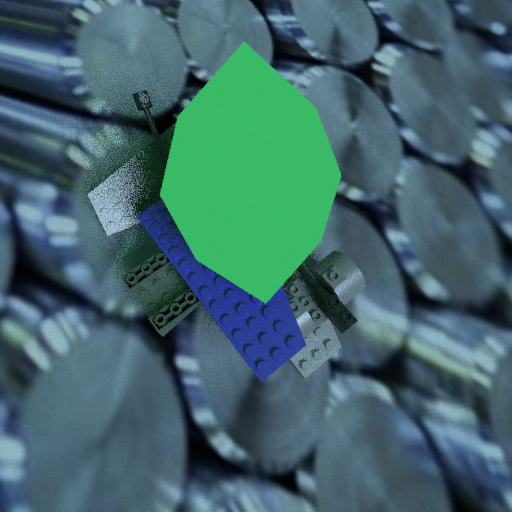
#> input picture cvscripts/calib_data/calib.png, 512 x 512 px
$ python -i cv_utils.py   (imports and definitions only)
#> lines starting #> are read from the running program, lines starting #| are printed output that depends on the picture; after the words box and inside, x2 and y2 are one past the last pixel; in counts of white or black regions, pixels touching at a corner belong together
import numpy as np
import json
import re
import math
import cv2
from matplotlib import pyplot as plt


def getContourMaxArea(contours):

    maxi, maxa = 0,0

    for i,e in enumerate(contours):
        a = cv2.contourArea(e)
        if maxa <= a:
            maxa = a
            maxi = i

    return maxi,maxa


def listContourChildren(index, hierarchy, contours, minArea = 4):

    if (hierarchy is None):
        return []

    hierarchy = hierarchy[0]
    nexti = hierarchy[index][2]

    holes = []

    while nexti != -1:
        cur = contours[nexti]

        if cv2.contourArea(cur) >= 4:
            holes.append(cur)

        nexti = hierarchy[nexti][0]

    return holes


# [23 lines left out: function getComboMask, not called in this run]


def getCentroids(cnts):

    r = []
    for cnt in cnts:
        M = cv2.moments(cnt)
        cX = int(M["m10"] / M["m00"])
        cY = int(M["m01"] / M["m00"])
        r.append((cX,cY))

    return r


def sortHist(hist):

    histlist = list(enumerate(hist))
    sortedhist = sorted(histlist, key=lambda s: 254 - s[1][0])

    return sortedhist


def getRange(hist, index):

    lower = 0
    higher = 0

    for i in range(1,4):
        nextone = index - i
        lower = nextone + 1

        if hist[nextone] >= hist[lower]:
            break

    for i in range(1,4):
        nextone = index + i
        higher = nextone - 1

        if hist[nextone] >= hist[higher]:
            break

    return lower, higher


def getStuds(img, show=False):

    contours, hierarchy = cv2.findContours(img.astype(np.dtype('uint8')), cv2.RETR_TREE, cv2.CHAIN_APPROX_SIMPLE)
    index, cnt = getContourMaxArea(contours)

    children = listContourChildren(index, hierarchy, contours)
    roids = getCentroids(children)

    if show:
        rgb = cv2.cvtColor(img.astype(np.dtype("float32")), cv2.COLOR_GRAY2RGB)

        for roid in roids:
            cv2.circle(rgb, roid, 8, (0, 100, 160), 2)

        plt.imshow(rgb/255)
        plt.show()

    return roids


def getSurface(img,rank,buckets=35,show=False):

    img1 = cv2.bilateralFilter(img, 2, 900, 100)

    hist = cv2.calcHist([img1],[0],None,[buckets],[3,254])
    sortedhist = sortHist(hist)

    index = sortedhist[rank][0]

    lower, higher = getRange(hist, index)
    lower = int(lower/buckets * 254)
    higher = int(higher/buckets * 254)

    threshed = cv2.inRange(img1, lower, higher)
    num, output, stats, centroids = cv2.connectedComponentsWithStats(threshed, connectivity=8)

    num -= 1
    sizes = stats[1:, -1];
    min_size = 20

    img2 = np.zeros((output.shape))


    #for every component in the image, you keep it only if it's above min_size
    for i in range(0, num):
        if sizes[i] >= min_size:
            img2[output == i + 1] = 255

    img2 = cv2.medianBlur(img2.astype(np.uint8), 3)

    if show:

        plt.imshow(img2, cmap="gray")
        plt.show()

    return img2.astype(np.dtype("uint8"))


def testForHoles(surf, minholes=2, show=False):
    #surf = cv2.bilateralFilter(surf, 2, 900, 100)

    num, output, stats, centroids = cv2.connectedComponentsWithStats(surf, connectivity=8)

    sizes = stats[1:, -1];
    num -= 1


    maxsize = 0
    maxone = 0

    img2 = np.zeros((output.shape))

    for i in range(0, num):
        if sizes[i] >= maxsize:
            maxone = i
            maxsize = sizes[i]

    img2[output == maxone + 1] = 255

    #contours, hierarchy = cv2.findContours(img2.astype(np.dtype('uint8')), cv2.RETR_TREE, cv2.CHAIN_APPROX_SIMPLE)
    #maxi, maxa = getContourMaxArea(contours)

    studs = getStuds(img2)


    '''
    length = 0
    theone = None
    ind = 0
    for i,cnt in enumerate(contours):
        cur = cv2.arcLength(cnt,True)
        if cur > length:
            length = cur
            theone = cnt
            ind = i

    hull = cv2.convexHull(theone)

    img3 = cv2.cvtColor(img2.astype(np.dtype("float32")), cv2.COLOR_GRAY2RGB)
    cv2.drawContours(img3, [theone], 0, (0,100,255), 2)
    '''

    '''
    if show:
        plt.imshow(img2/255)#,cmap="gray")
        plt.show()
    '''


    return img2, studs


def getStuddedSurface(img, show=False):

    count = 0
    outimg, outlist = None,[]

    for i in range(0,3):
        surf = getSurface(img, i)
        studsimg, studslist = testForHoles(surf)

        if len(studslist) > count:
            outimg = studsimg
            outlist = studslist
            count = len(studslist)

    if show:
        plt.imshow(outimg,cmap="gray")
        plt.show()

    kernel = np.ones((1,1), np.uint8)
    outimg = cv2.dilate(outimg, kernel, iterations=1)


    return outimg,outlist


# [25 lines left out: function separate, not called in this run]

>>> import cv2
>>> picture = cv2.imread('calib_data/calib.png', cv2.IMREAD_GRAYSCALE)
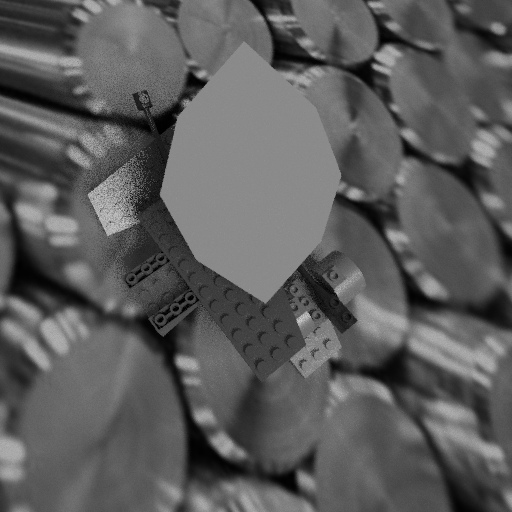
#> picture: shape (512, 512); min 0, max 209, mean 92.6
>>> result = getStuddedSurface(picture)
#> the loop in getStuddedSurface, `for i in range(0,3):` made 3 passes
#> count on passes 2 to 3: 8, 13
#> pass 1, in getSurface, `threshed = cv2.inRange(img1, lower, higher)`:
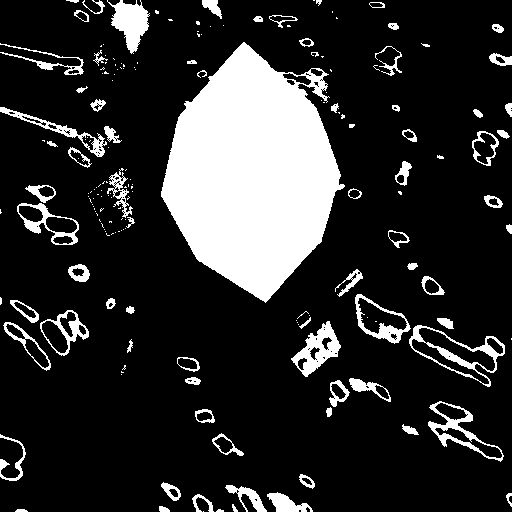
#> threshed: shape (512, 512); 17.7% white; 185 white regions (107 under 20 px), largest, box (x1, y1, x2, y2) and area: (161, 42, 345, 303) 30611, (107, 0, 150, 54) 1208, (291, 321, 341, 377) 1161
#> pass 1, in getSurface, `num, output, stats, centroids = cv2.connectedComponentsWithStats(thres..`:
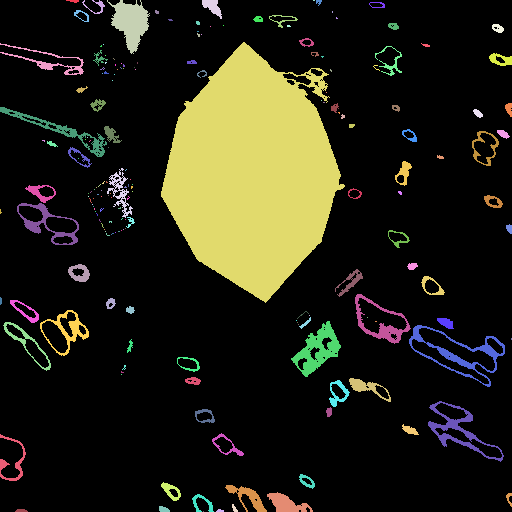
#> output: shape (512, 512) int32; 186 distinct labels, from 0 to 185; one colour per label, 0 black
#> pass 1, in getStuddedSurface, `surf = getSurface(img, i)`:
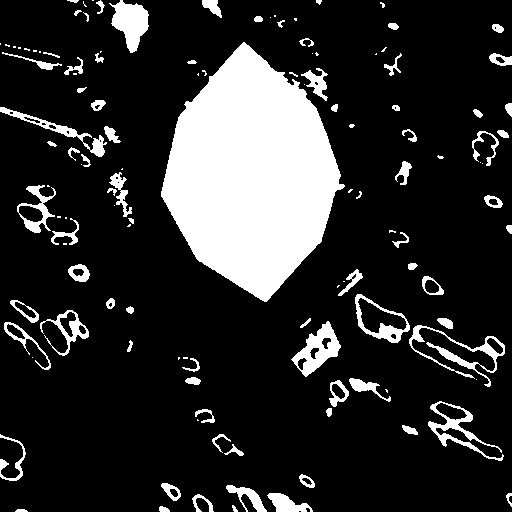
#> surf: shape (512, 512); 17.4% white; 125 white regions (45 under 20 px), largest, box (x1, y1, x2, y2) and area: (161, 42, 345, 302) 30218, (109, 0, 149, 53) 1199, (291, 321, 341, 377) 1182
#> after the loop in getStuddedSurface, `for i in range(0,3):`:
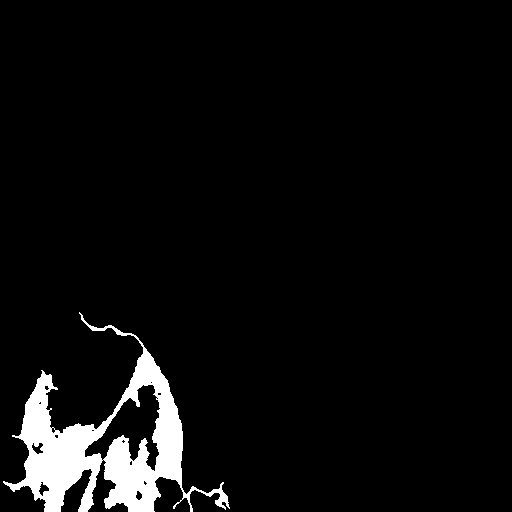
#> outimg: shape (512, 512) float64; 5% white; 1 white region, box (x1, y1, x2, y2) and area: (3, 312, 230, 512) 13069
#> after the loop in getStuddedSurface, `for i in range(0,3):`:
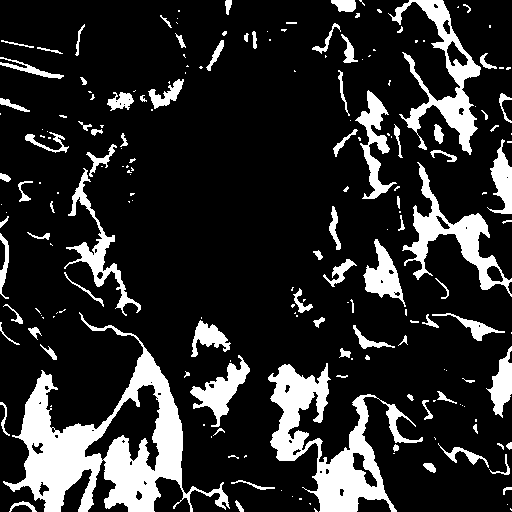
#> surf: shape (512, 512); 17.1% white; 197 white regions (106 under 20 px), largest, box (x1, y1, x2, y2) and area: (3, 312, 230, 512) 13069, (268, 363, 423, 512) 7615, (388, 0, 481, 155) 3695
#> after the loop in getStuddedSurface, `for i in range(0,3):`: count = 13
